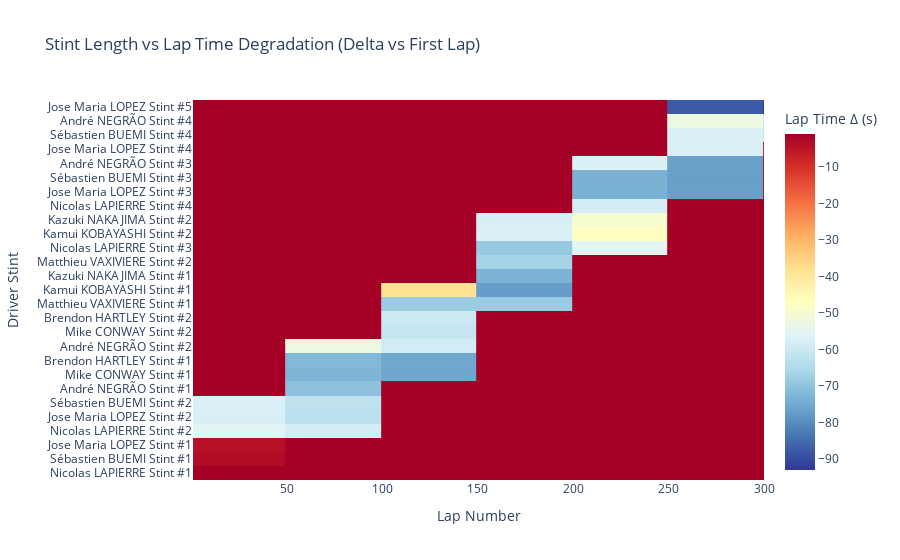

Source (notebook cell):
### Markdown cell above
## Stint Length vs Degradation

### Code cell
Algarve["stint_lap_index"] = Algarve.groupby("driver_stint").cumcount()

first_lap_time = (Algarve[Algarve["stint_lap_index"] == 0].set_index("driver_stint")["lap_time_s"])

Algarve["lap_time_delta"] = (Algarve["lap_time_s"] - Algarve["driver_stint"].map(first_lap_time))

fig = px.density_heatmap(Algarve,
    x="lap_number",
    y="driver_stint",
    z="lap_time_delta",
    histfunc="avg",
    color_continuous_scale="RdYlBu_r",
    title="Stint Length vs Lap Time Degradation (Delta vs First Lap)",
     labels={                  
        "lap_number": "Lap Number",
        "lap_time_delta": "Lap Time Δ (s)",
        "driver_stint": "Driver Stint",
    }
)

fig.update_layout(
    xaxis_title="Lap Number",
    yaxis_title="Driver Stint",
    coloraxis_colorbar_title="Lap Time Δ (s)"
)

fig.update_xaxes(range=[1, 300])

fig.show()

### Figure 1 — Plotly figure (JSON) as saved in the notebook; plotly's stock layout.template omitted (floating-point values rounded to 4 significant figures; data arrays with more than 128 entries replaced by an {"elided": "..."} marker saying what was removed)
{"data": [{"coloraxis": "coloraxis", "histfunc": "avg", "hovertemplate": "Lap Number=%{x}<br>Driver Stint=%{y}<br>avg of Lap Time Δ (s)=%{z}<extra></extra>", "name": "", "type": "histogram2d", "x": {"elided": "900 int values"}, "xaxis": "x", "xbingroup": "x", "y": {"elided": "900 str values"}, "yaxis": "y", "ybingroup": "y", "z": {"elided": "900 float values"}}], "layout": {"coloraxis": {"colorbar": {"title": {"text": "Lap Time Δ (s)"}}, "colorscale": [[0, "rgb(49,54,149)"], [0.1, "rgb(69,117,180)"], [0.2, "rgb(116,173,209)"], [0.3, "rgb(171,217,233)"], [0.4, "rgb(224,243,248)"], [0.5, "rgb(255,255,191)"], [0.6, "rgb(254,224,144)"], [0.7, "rgb(253,174,97)"], [0.8, "rgb(244,109,67)"], [0.9, "rgb(215,48,39)"], [1, "rgb(165,0,38)"]]}, "legend": {"tracegroupgap": 0}, "title": {"text": "Stint Length vs Lap Time Degradation (Delta vs First Lap)"}, "xaxis": {"anchor": "y", "domain": [0, 1], "range": [1, 300], "title": {"text": "Lap Number"}}, "yaxis": {"anchor": "x", "domain": [0, 1], "title": {"text": "Driver Stint"}}}}
